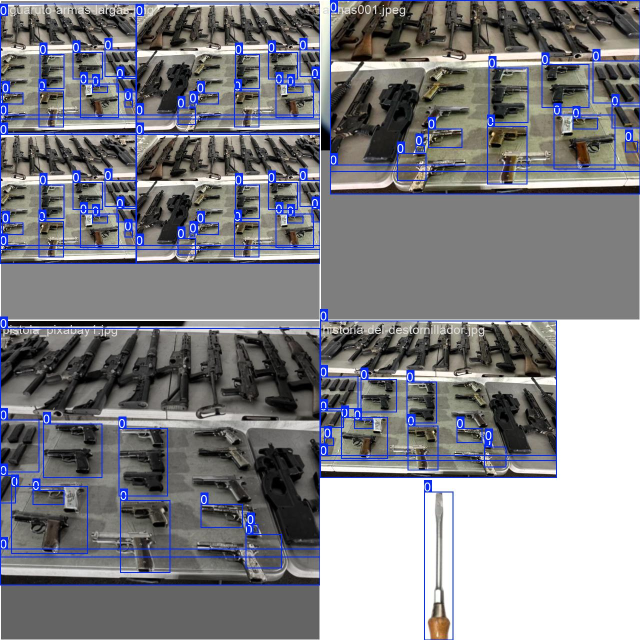
#> input picture arma_yolov8_estable/train_batch0.jpg, 1280 x 1280 px (shown at 1/2 size); its folder holds only this picture in this run
$ python -i trainning-obj-sn.py   (imports and definitions only)
#> lines starting #> are read from the running program, lines starting #| are printed output that depends on the picture; after the words box and inside, x2 and y2 are one past the last pixel; in counts of white or black regions, pixels touching at a corner belong together
import cv2
import os
import csv
import numpy as np
import re
from tqdm import tqdm
from collections import defaultdict

# ==================== CONFIGURACIÓN ====================
data_dir = 'dataArmas'
output_root = os.path.join('', 'SinGrafica')
# [1 line not run here, left out]

annotations_path = os.path.join(output_root, 'anotaciones_mejoradas.csv')
csv_header = ['image_filename', 'class', 'x_min', 'y_min', 'x_max', 'y_max']
csv_rows = []

# Parámetros de detección AJUSTADOS
MIN_AREA = 200  # Reducido de 500
MAX_AREA_RATIO = 0.95  # Aumentado de 0.90
MIN_CONTOUR_AREA = 300  # Para detección por contornos
EDGE_THRESHOLD1 = 50
EDGE_THRESHOLD2 = 150

# ==================== FUNCIONES DE DETECCIÓN ====================

# [8 lines left out: function obtener_clase_desde_carpeta, not called in this run]

def detectar_por_color_y_contraste(image):
    """
    Detección basada en análisis de color y contraste
    Útil para objetos metálicos (armas, cuchillos)
    """
    bboxes = []
    h, w = image.shape[:2]

    # Convertir a escala de grises
    gray = cv2.cvtColor(image, cv2.COLOR_BGR2GRAY)

    # Ecualizar histograma para mejorar contraste
    gray = cv2.equalizeHist(gray)

    # Detectar bordes con múltiples umbrales
    edges1 = cv2.Canny(gray, EDGE_THRESHOLD1, EDGE_THRESHOLD2)
    edges2 = cv2.Canny(gray, 30, 100)
    edges = cv2.bitwise_or(edges1, edges2)

    # Dilatar para conectar bordes cercanos
    kernel = cv2.getStructuringElement(cv2.MORPH_RECT, (3, 3))
    edges = cv2.dilate(edges, kernel, iterations=2)

    # Encontrar contornos
    contours, _ = cv2.findContours(edges, cv2.RETR_EXTERNAL, cv2.CHAIN_APPROX_SIMPLE)

    for contour in contours:
        area = cv2.contourArea(contour)
        if area < MIN_CONTOUR_AREA or area > (h * w * MAX_AREA_RATIO):
            continue

        x, y, w_box, h_box = cv2.boundingRect(contour)

        # Filtrar por proporción (evitar líneas muy delgadas o muy anchas)
        aspect_ratio = w_box / float(h_box) if h_box > 0 else 0
        if 0.1 < aspect_ratio < 10:
            bboxes.append((x, y, x + w_box, y + h_box))

    return bboxes

def detectar_por_segmentacion(image):
    """
    Detección mediante segmentación de color
    Útil para objetos con colores distintivos
    """
    bboxes = []
    h, w = image.shape[:2]

    # Convertir a HSV
    hsv = cv2.cvtColor(image, cv2.COLOR_BGR2HSV)

    # Crear múltiples máscaras para diferentes rangos de color
    masks = []

    # Metales (grises, plateados)
    lower_gray = np.array([0, 0, 50])
    upper_gray = np.array([180, 50, 200])
    masks.append(cv2.inRange(hsv, lower_gray, upper_gray))

    # Objetos oscuros (negro, gris oscuro)
    lower_dark = np.array([0, 0, 0])
    upper_dark = np.array([180, 255, 80])
    masks.append(cv2.inRange(hsv, lower_dark, upper_dark))

    # Objetos brillantes
    lower_bright = np.array([0, 0, 200])
    upper_bright = np.array([180, 30, 255])
    masks.append(cv2.inRange(hsv, lower_bright, upper_bright))

    # Combinar todas las máscaras
    combined_mask = np.zeros_like(masks[0])
    for mask in masks:
        combined_mask = cv2.bitwise_or(combined_mask, mask)

    # Operaciones morfológicas
    kernel = cv2.getStructuringElement(cv2.MORPH_ELLIPSE, (5, 5))
    combined_mask = cv2.morphologyEx(combined_mask, cv2.MORPH_CLOSE, kernel, iterations=2)
    combined_mask = cv2.morphologyEx(combined_mask, cv2.MORPH_OPEN, kernel, iterations=1)

    # Encontrar contornos
    contours, _ = cv2.findContours(combined_mask, cv2.RETR_EXTERNAL, cv2.CHAIN_APPROX_SIMPLE)

    for contour in contours:
        area = cv2.contourArea(contour)
        if area < MIN_CONTOUR_AREA or area > (h * w * MAX_AREA_RATIO):
            continue

        x, y, w_box, h_box = cv2.boundingRect(contour)
        bboxes.append((x, y, x + w_box, y + h_box))

    return bboxes

def detectar_por_saliencia(image):
    """
    Detección de regiones salientes (prominentes) en la imagen
    """
    bboxes = []
    h, w = image.shape[:2]

    # Redimensionar para procesamiento más rápido
    scale = 1.0
    if max(h, w) > 800:
        scale = 800.0 / max(h, w)
        image_small = cv2.resize(image, None, fx=scale, fy=scale)
    else:
        image_small = image.copy()

    # Crear saliency detector
    saliency = cv2.saliency.StaticSaliencyFineGrained_create()
    success, saliency_map = saliency.computeSaliency(image_small)

    if not success:
        return bboxes

    # Normalizar y binarizar
    saliency_map = (saliency_map * 255).astype(np.uint8)
    _, thresh = cv2.threshold(saliency_map, 0, 255, cv2.THRESH_BINARY + cv2.THRESH_OTSU)

    # Operaciones morfológicas
    kernel = cv2.getStructuringElement(cv2.MORPH_ELLIPSE, (7, 7))
    thresh = cv2.morphologyEx(thresh, cv2.MORPH_CLOSE, kernel, iterations=2)

    # Encontrar contornos
    contours, _ = cv2.findContours(thresh, cv2.RETR_EXTERNAL, cv2.CHAIN_APPROX_SIMPLE)

    for contour in contours:
        area = cv2.contourArea(contour)
        h_small, w_small = image_small.shape[:2]

        if area < (MIN_CONTOUR_AREA * scale * scale) or area > (h_small * w_small * MAX_AREA_RATIO):
            continue

        x, y, w_box, h_box = cv2.boundingRect(contour)

        # Escalar de vuelta al tamaño original
        x = int(x / scale)
        y = int(y / scale)
        w_box = int(w_box / scale)
        h_box = int(h_box / scale)

        bboxes.append((x, y, x + w_box, y + h_box))

    return bboxes

def detectar_por_diferencia_fondo(image):
    """
    Detección asumiendo que el objeto está en primer plano
    """
    bboxes = []
    h, w = image.shape[:2]

    gray = cv2.cvtColor(image, cv2.COLOR_BGR2GRAY)

    # Aplicar desenfoque para reducir ruido
    blurred = cv2.GaussianBlur(gray, (5, 5), 0)

    # Umbral adaptativo
    thresh = cv2.adaptiveThreshold(
        blurred, 255, cv2.ADAPTIVE_THRESH_GAUSSIAN_C,
        cv2.THRESH_BINARY_INV, 11, 2
    )

    # Operaciones morfológicas
    kernel = cv2.getStructuringElement(cv2.MORPH_RECT, (5, 5))
    thresh = cv2.morphologyEx(thresh, cv2.MORPH_CLOSE, kernel, iterations=3)
    thresh = cv2.morphologyEx(thresh, cv2.MORPH_OPEN, kernel, iterations=1)

    # Encontrar contornos
    contours, _ = cv2.findContours(thresh, cv2.RETR_EXTERNAL, cv2.CHAIN_APPROX_SIMPLE)

    for contour in contours:
        area = cv2.contourArea(contour)
        if area < MIN_CONTOUR_AREA or area > (h * w * MAX_AREA_RATIO):
            continue

        x, y, w_box, h_box = cv2.boundingRect(contour)
        bboxes.append((x, y, x + w_box, y + h_box))

    return bboxes

# [29 lines left out: function detectar_regiones_interes_basico, not called in this run]

def non_max_suppression_simple(boxes, overlap_thresh=0.3):
    """NMS para eliminar cajas superpuestas"""
    if len(boxes) == 0:
        return []

    boxes = np.array(boxes, dtype=np.float32)
    x1, y1, x2, y2 = boxes[:, 0], boxes[:, 1], boxes[:, 2], boxes[:, 3]

    area = (x2 - x1 + 1) * (y2 - y1 + 1)
    idxs = np.argsort(y2)

    pick = []
    while len(idxs) > 0:
        last = len(idxs) - 1
        i = idxs[last]
        pick.append(i)

        xx1 = np.maximum(x1[i], x1[idxs[:last]])
        yy1 = np.maximum(y1[i], y1[idxs[:last]])
        xx2 = np.minimum(x2[i], x2[idxs[:last]])
        yy2 = np.minimum(y2[i], y2[idxs[:last]])

        w = np.maximum(0, xx2 - xx1 + 1)
        h = np.maximum(0, yy2 - yy1 + 1)

        overlap = (w * h) / area[idxs[:last]]

        idxs = np.delete(idxs, np.concatenate(([last], np.where(overlap > overlap_thresh)[0])))

    return [tuple(map(int, boxes[i])) for i in pick]

def detectar_objetos_multiple(image):
    """
    Combina TODOS los métodos de detección para máxima cobertura
    """
    h, w = image.shape[:2]
    img_area = h * w
    max_area = img_area * MAX_AREA_RATIO

    all_bboxes = []

    try:
        # Método 1: Detección por color y contraste
        boxes1 = detectar_por_color_y_contraste(image)
        all_bboxes.extend(boxes1)
    except Exception as e:
        print(f"  Error en método 1: {e}")

    try:
        # Método 2: Segmentación por color
        boxes2 = detectar_por_segmentacion(image)
        all_bboxes.extend(boxes2)
    except Exception as e:
        print(f"  Error en método 2: {e}")

    try:
        # Método 3: Detección de saliencia
        boxes3 = detectar_por_saliencia(image)
        all_bboxes.extend(boxes3)
    except Exception as e:
        print(f"  Error en método 3: {e}")

    try:
        # Método 4: Diferencia de fondo
        boxes4 = detectar_por_diferencia_fondo(image)
        all_bboxes.extend(boxes4)
    except Exception as e:
        print(f"  Error en método 4: {e}")

    # Método 5: Regiones de interés básicas (fallback)
    if len(all_bboxes) == 0:
        try:
            boxes5 = detectar_regiones_interes_basico(image)
            all_bboxes.extend(boxes5)
        except Exception as e:
            print(f"  Error en método 5: {e}")

    # Filtrar por área
    valid_boxes = []
    for (x1, y1, x2, y2) in all_bboxes:
        area = (x2 - x1) * (y2 - y1)
        if MIN_AREA < area < max_area:
            x1 = max(0, x1)
            y1 = max(0, y1)
            x2 = min(w, x2)
            y2 = min(h, y2)
            valid_boxes.append((x1, y1, x2, y2))

    # Si no se detectó nada, crear bbox de imagen completa con margen
    if len(valid_boxes) == 0:
        margin = 10
        valid_boxes.append((margin, margin, w - margin, h - margin))

    # Eliminar duplicados
    if valid_boxes:
        valid_boxes = non_max_suppression_simple(valid_boxes, 0.4)

    return valid_boxes

# ==================== PROCESAMIENTO ====================

# [7 lines not run here, left out]

# [2 lines that did not run here, left out]

# [5 lines not run here, left out]

# Estadísticas
stats = defaultdict(lambda: {'imagenes': 0, 'detecciones': 0})
imagenes_sin_detecciones = []

# Procesar cada carpeta
# [80 lines not run here, left out]

>>> import cv2
>>> picture = cv2.imread('arma_yolov8_estable/train_batch0.jpg')
#> picture is the input picture: shape (1280, 1280, 3); mean B, G, R 134.2, 129.5, 129.2
>>> result = detectar_objetos_multiple(picture)
#> in detectar_por_color_y_contraste, `edges1 = cv2.Canny(gray, EDGE_THRESHOLD1, EDGE_THRESHOLD2)`:
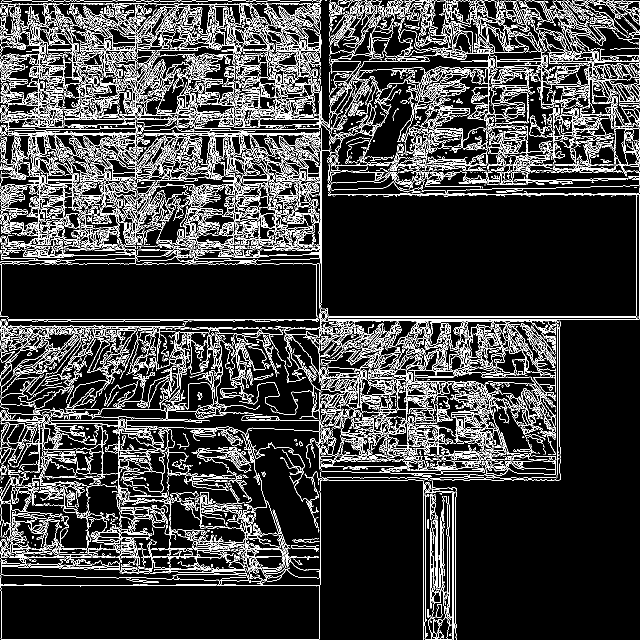
#> edges1: shape (1280, 1280) (shown at 1/2 size); 14.3% white in thin lines or dots
#> in detectar_por_color_y_contraste, `edges2 = cv2.Canny(gray, 30, 100)`:
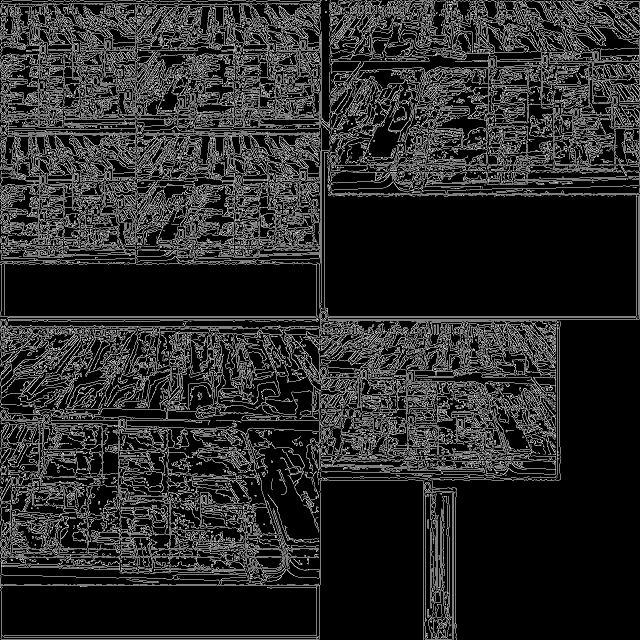
#> edges2: shape (1280, 1280) (shown at 1/2 size); 16.1% white in thin lines or dots
#> in detectar_por_color_y_contraste, `edges = cv2.dilate(edges, kernel, iterations=2)`:
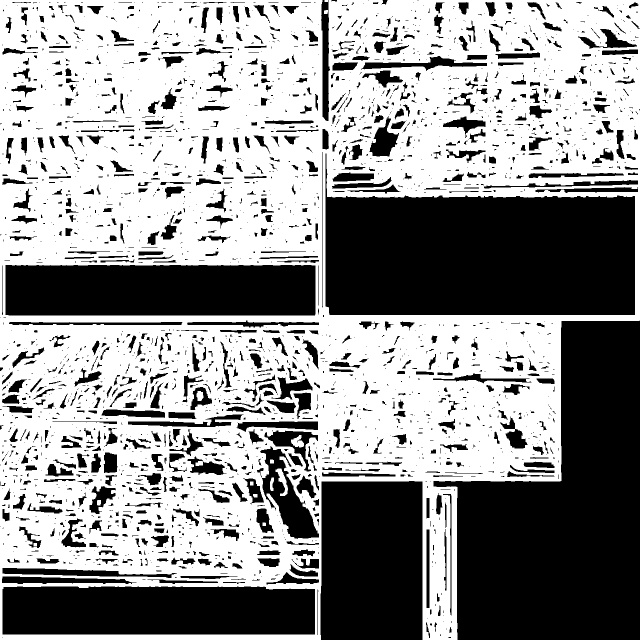
#> edges: shape (1280, 1280) (shown at 1/2 size); 58.1% white; 2500 black regions (1574 under 20 px)
#> in detectar_por_color_y_contraste, `contours, _ = cv2.findContours(edges, cv2.RETR_EXTERNAL, cv2.CHAIN_APP..`: contours = 3 contours, 1 with area under 20; largest, box (x1, y1, x2, y2) and area: (0, 0, 1280, 1280) 1400406, (648, 20, 656, 28) 44
#> the loop in detectar_por_color_y_contraste, `for contour in contours:` made 3 passes
#> area on pass 1: 44
#> after the loop in detectar_por_color_y_contraste, `for contour in contours:`: bboxes = [(0, 0, 1280, 1280)]
#> the loop in detectar_por_segmentacion, `for mask in masks:` made 3 passes
#> in detectar_por_segmentacion, `combined_mask = cv2.morphologyEx(combined_mask, cv2.MORPH_CLOSE, kerne..`:
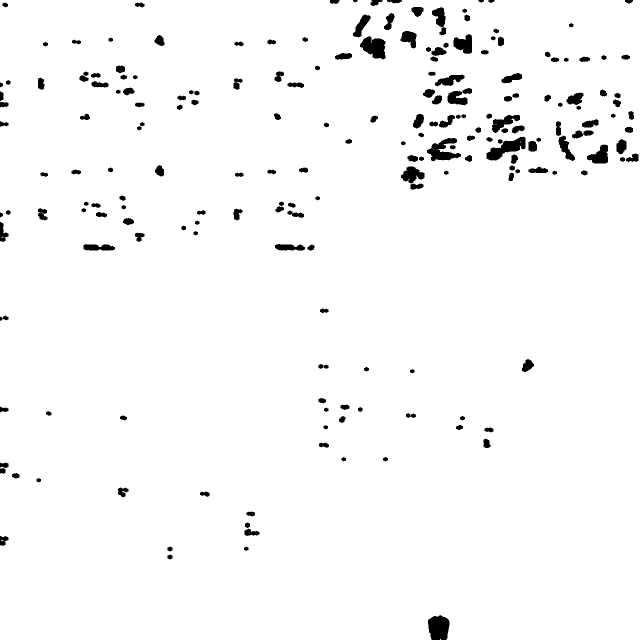
#> combined_mask: shape (1280, 1280) (shown at 1/2 size); 97.4% white; 207 black regions, largest, box (x1, y1, x2, y2) and area: (856, 1230, 899, 1280) 1759, (973, 273, 1051, 321) 1718, (720, 72, 771, 119) 1581
#> in detectar_por_segmentacion, `contours, _ = cv2.findContours(combined_mask, cv2.RETR_EXTERNAL, cv2.C..`: contours = 1 contour; box (x1, y1, x2, y2) and area: (0, 0, 1280, 1280) 1631595
#> the loop in detectar_por_segmentacion, `for contour in contours:` made 1 pass
#> area on pass 1: 1631595
#> after the loop in detectar_por_segmentacion, `for contour in contours:`: bboxes = []
#> in detectar_por_saliencia, `success, saliency_map = saliency.computeSaliency(image_small)`:
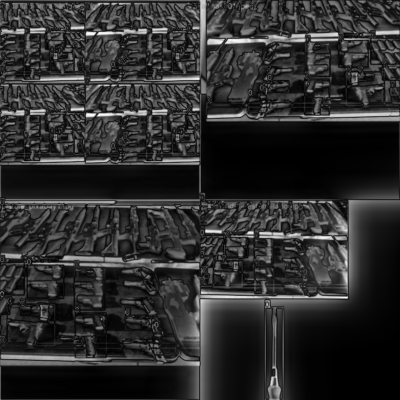
#> saliency_map: shape (800, 800) float32 (shown at 1/2 size); min 0, max 1, mean 0.177
#> in detectar_por_saliencia, `success, saliency_map = saliency.computeSaliency(image_small)`: success = True
#> in detectar_por_saliencia, `thresh = cv2.morphologyEx(thresh, cv2.MORPH_CLOSE, kernel, iterations=2)`:
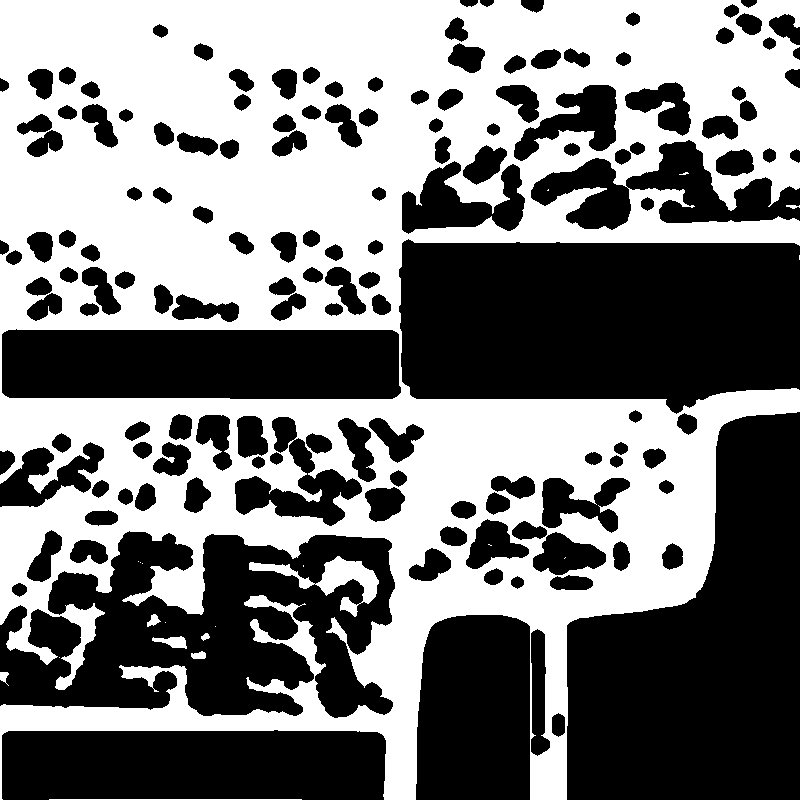
#> thresh: shape (800, 800); 48.8% white; 21 white regions (12 under 20 px)
#> in detectar_por_saliencia, `contours, _ = cv2.findContours(thresh, cv2.RETR_EXTERNAL, cv2.CHAIN_AP..`: contours = 18 contours, 10 with area under 20; largest, box (x1, y1, x2, y2) and area: (0, 0, 800, 800) 405788, (249, 556, 379, 617) 2033, (152, 636, 187, 649) 216, (147, 614, 161, 627) 79, (191, 651, 206, 659) 74, (0, 672, 9, 686) 54, (201, 633, 210, 641) 34, (786, 205, 800, 209) 20
#> the loop in detectar_por_saliencia, `for contour in contours:` made 18 passes
#> area on passes 2, 4, 6, 9, 16: 53.5, 74.5, 34, 79, 20.5
#> after the loop in detectar_por_saliencia, `for contour in contours:`: bboxes = [(243, 1017, 299, 1037), (398, 889, 606, 986), (0, 0, 1280, 1280)]
#> in detectar_objetos_multiple, `boxes3 = detectar_por_saliencia(image)`: boxes3 has the same summary as bboxes in detectar_por_saliencia
#> in detectar_por_diferencia_fondo, `thresh = cv2.morphologyEx(thresh, cv2.MORPH_OPEN, kernel, iterations=1)`:
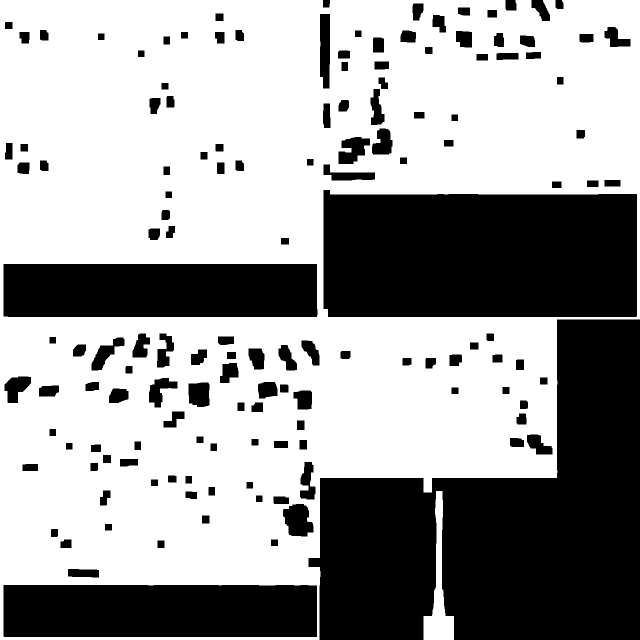
#> thresh: shape (1280, 1280) (shown at 1/2 size); 62.6% white; 144 black regions
#> in detectar_por_diferencia_fondo, `contours, _ = cv2.findContours(thresh, cv2.RETR_EXTERNAL, cv2.CHAIN_AP..`: contours = 2 contours; box (x1, y1, x2, y2) and area: (0, 0, 1280, 1280) 1373872, (847, 982, 908, 1280) 6204
#> the loop in detectar_por_diferencia_fondo, `for contour in contours:` made 2 passes
#> (area, x, y, w_box, h_box) on passes 1 to 2: (6204.5, 847, 982, 61, 298), (1373872, 0, 0, 1280, 1280)
#> after the loop in detectar_por_diferencia_fondo, `for contour in contours:`: bboxes = [(847, 982, 908, 1280), (0, 0, 1280, 1280)]
#> the loop in detectar_objetos_multiple, `for (x1, y1, x2, y2) in all_bboxes:` made 6 passes
#> (x1, y1, x2, y2, area) on passes 1 to 6: (0, 0, 1280, 1280, 1638400), (243, 1017, 299, 1037, 1120), (398, 889, 606, 986, 20176), (0, 0, 1280, 1280, 1638400), (847, 982, 908, 1280, 18178), (0, 0, 1280, 1280, 1638400)
#> after the loop in detectar_objetos_multiple, `for (x1, y1, x2, y2) in all_bboxes:`: valid_boxes = [(243, 1017, 299, 1037), (398, 889, 606, 986), (847, 982, 908, 1280)]
#> in non_max_suppression_simple, `boxes = np.array(boxes, dtype=np.float32)`: boxes = [[243, 1017, 299, 1037], [398, 889, 606, 986], [847, 982, 908, 1280]]
#> in non_max_suppression_simple, `x1, y1, x2, y2 = boxes[:, 0], boxes[:, 1], boxes[:, 2], boxes[:, 3]`: x1 = [243, 398, 847]; y1 = [1017, 889, 982]; x2 = [299, 606, 908]; y2 = [1037, 986, 1280]
#> in non_max_suppression_simple, `area = (x2 - x1 + 1) * (y2 - y1 + 1)`: area = [1197, 20482, 18538]
#> in non_max_suppression_simple, `idxs = np.argsort(y2)`: idxs = [1, 0, 2]
#> the loop in non_max_suppression_simple, `while len(idxs) > 0:` made 3 passes
#> (last, i, xx1, yy1, xx2, yy2, h, overlap) on pass 1: (2, 2, [847, 847], [982, 1017], [606, 299], [986, 1037], [5, 21], [0, 0])
#> after the loop in non_max_suppression_simple, `while len(idxs) > 0:`: idxs = empty array; pick = [2, 0, 1]
#> in detectar_objetos_multiple, `valid_boxes = non_max_suppression_simple(valid_boxes, 0.4)`: valid_boxes = [(847, 982, 908, 1280), (243, 1017, 299, 1037), (398, 889, 606, 986)]
#> result has the same summary as valid_boxes in detectar_objetos_multiple
